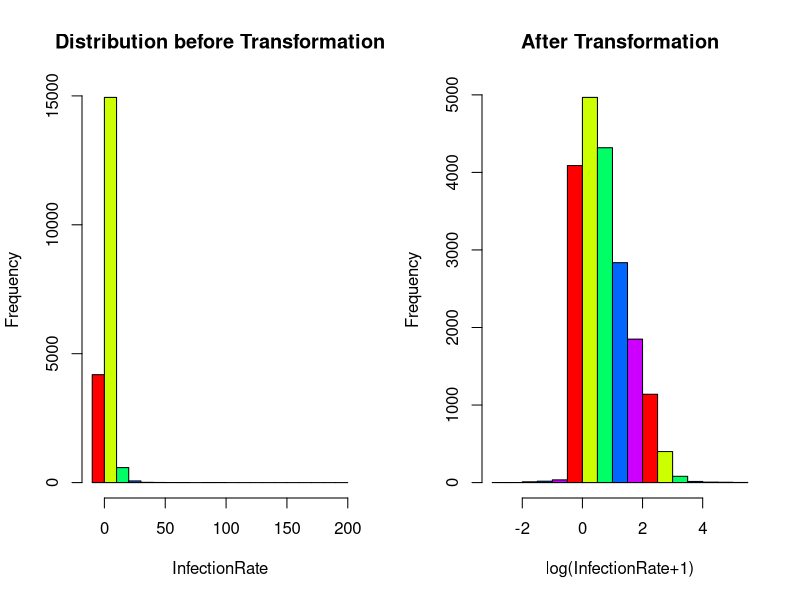
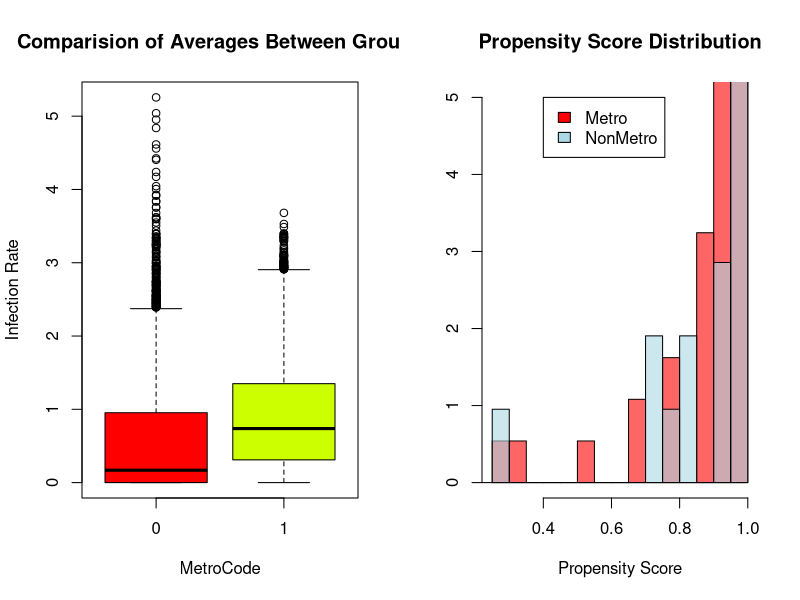
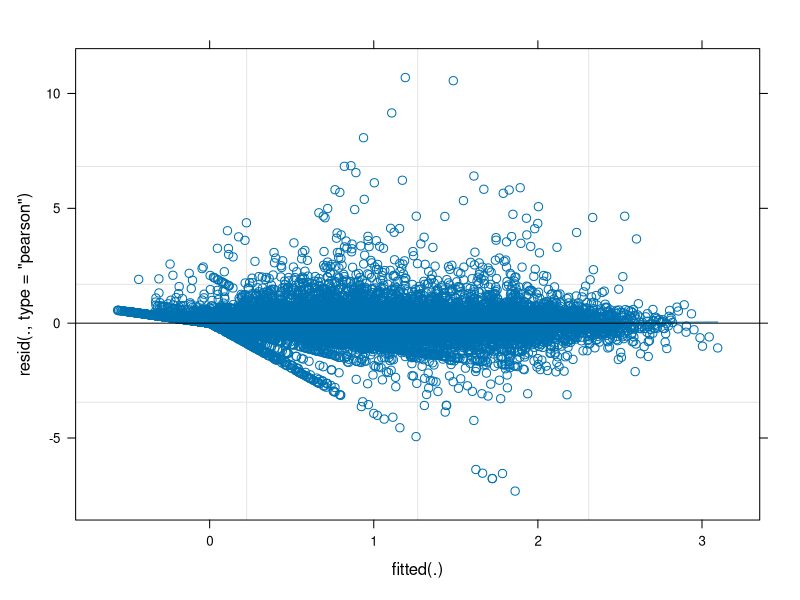
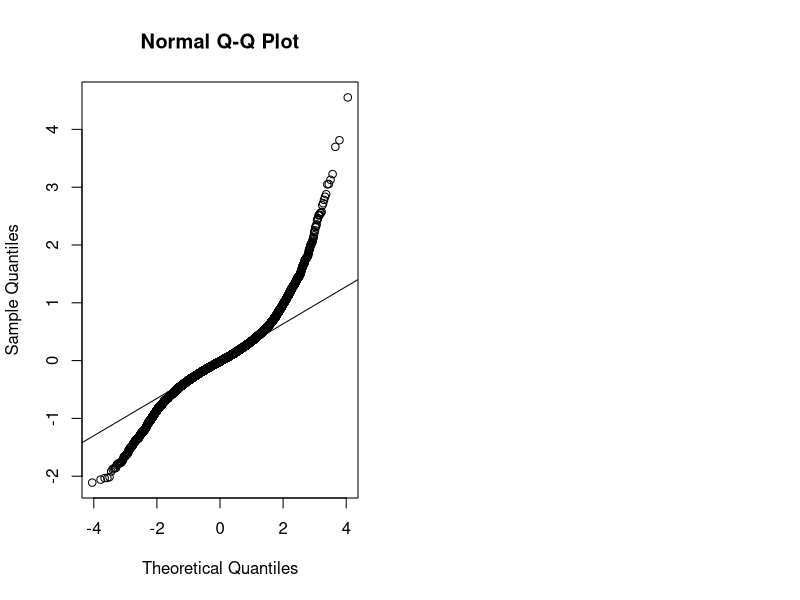

Here is the R script that generated these plots, in order:
## ---- chunk 1
library(lmerTest)
library(tidyverse)
require(survival)
library(nnet)
library(MatchIt)
library(kableExtra)
library(lubridate)
library(lmerTest)
library(scales)


final=read.csv("Data/final.csv")

which(is.na(final))
final=drop_na(final)
which(is.na(final)) #good

#sapply(final,class)
final$MetCode=as.factor(final$MetCode)
final$county=as.factor(final$county)
final$date=as.factor(final$date)



## ---- chunk 2
#grab our potential predictors and response, MetCode is our treatment group
dat = final[,c("county"  ,'new_casesrate','elder_ratio','HouseDensity.per.square.mile.of.land.area','date','Poverty_Estimate',"Poverty_Percent","Pop_Estimate","MetCode","totalcountconfirmed"),]
#look for any particular parterns. The clearist is household income and povery rates--unsurpisingly
#pairs(Filter(is.numeric, dat))

dat

## ---- chunk 3
par(mfrow=c(1,2))
#Transformation
#check the distribution of our response and predictors
hist(final$new_casesrate,col = rainbow(5), xlab="InfectionRate", main="Distribution before Transformation") #this is very right skewed
#normalize
#hist(log(final$new_casesrate),col = rainbow(5)) #lots better
#adjust for the 0 value rates
hist(log(final$new_casesrate+1),col = rainbow(5),xlab="log(InfectionRate+1)", main="After Transformation")

dat=dat[-c(which(final$new_casesrate<0)),]

log_dat=log((Filter(is.numeric,dat))+1)

transformed= cbind(log_dat, Filter(is.factor,dat))
#transformed
transformed=(drop_na(transformed))
## ---- chunk 4

boxplot(transformed$new_casesrate~transformed$MetCode,main='Comparision of Averages Between Groups',
xlab='MetroCode',ylab='Infection Rate',col=rainbow(5))
## ---- chunk 5

model1 = lmer(new_casesrate~(elder_ratio)+factor(MetCode)+I(Poverty_Percent/100)+(1|county)+(1|date),data = transformed)
summary(model1)

## ---- chunk 6

transformed$MetCode=as.numeric(as.character(transformed$MetCode))

## Balance analysis
model2 = lm(elder_ratio~MetCode,data = transformed)
summary(model2)#clearly there is bias between 

## ---- chunk 7


## Balance analysis
model3 = lm((Poverty_Percent/100)~MetCode,data = transformed)
summary(model3)#clearly there is bias between 

## ---- chunk 8
#transformed$MetCode = #relevel(transformed$MetCode,ref='0')


transformed$MetCode = relevel(dat$MetCode,ref="0")
models = glm(MetCode~(elder_ratio)+I(Poverty_Percent/100),family=binomial(logit), data = transformed)
prob = models$fitted.values
pscore = ifelse(transformed$MetCode=="1",prob,(1-prob))
transformed$pscore=pscore


quantile(pscore)

#pscore
weight = 1/pscore
summary(models)

col.alpha<-function(color, alpha){
  code=col2rgb(color)/256
  rgb(code[1],code[2],code[3],alpha)
}
#better  hist
hist(unique(transformed$pscore[transformed$MetCode==1]), breaks=25, col=col.alpha("red",.6), freq=F, ylim=c(0,5), xlab="Propensity Score", ylab="", main="Propensity Score Distribution")
hist(unique(transformed$pscore[transformed$MetCode==0]), breaks=25, col=col.alpha("lightblue",.6), freq=F, ylim=c(0,5), xlab="Propensity Score", ylab="", main="",add=T)
legend(.4, 5, legend=c("Metro", "NonMetro"),
       col=c("red", "blue"),fill = c("red", "lightblue") )

#likely won't be much change, the confunding effects are too large
## ---- chunk 9

model_new7 = lmer(new_casesrate~(elder_ratio)+factor(MetCode)+I(Poverty_Percent/100)+(1|county)+(1|date),data = transformed,weights = weight)
summary(model_new7) #1|pred -> predbecomes random effect here
## ---- chunk 10

plot(model_new7,type=c('p','smooth'))



qqnorm(unique(resid(model_new7)))
qqline(resid(model_new7))

anova(model_new7)
